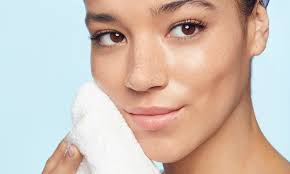
#> input picture skin_detection.jpeg.jpeg, 290 x 174 px, found by its file name
$ jupyter execute --allow-errors Skin_detection.ipynb
#> lines starting #> are read from the running program, lines starting #| are printed output that depends on the picture; after the words box and inside, x2 and y2 are one past the last pixel; in counts of white or black regions, pixels touching at a corner belong together
Skin detection is an application which detects skin part from images.The application basically creates a mask for the range of skin color which is then inputed in the 'bitwise And' function withthe original image.

[cell 1]
# This Python 3 environment comes with many helpful analytics libraries installed
# It is defined by the kaggle/python docker image: https://github.com/kaggle/docker-python
# For example, here's several helpful packages to load in
import imutils
import numpy as np # linear algebra
import pandas as pd # data processing, CSV file I/O (e.g. pd.read_csv)
import cv2 #For image processing
# Input data files are available in the "../input/" directory.
# For example, running this (by clicking run or pressing Shift+Enter) will list the files in the input directory
import matplotlib.pyplot as plt
import os
#> (the rest of this cell did not finish here and is left out)

[cell 2]
# Upper and lower range of HSV All the pixels within this range are considered
lower=np.array([0,48,80],dtype="uint8")
upper=np.array([20,255,255],dtype="uint8")

[cell 3]
source=cv2.imread("../input/skin-detect/skin_detection.jpeg.jpeg")
#> source is the input picture: shape (174, 290, 3); mean B, G, R 181.3, 192.4, 209.6
# Images are read by opencv in BGR format cvtcolor is used to convrt it in RGB
source=cv2.cvtColor(source,cv2.COLOR_BGR2RGB)
plt.imshow(source)
plt.show()
print("SOURCE")

[cell 4]
# Resizing the frame, converting RGB(Red,Green,Blue) to HSV(Hue,Saturation,Value).The HSV
# model describes colors similarly to how the human eye tends to perceive color.RGB defines
# color in terms of a combination of primary colors, where as, HSV describes color using more
# familiar comparisons such as color, vibrancy and brightness.inrange function is applid to image
# with range the pixels within the range are non black and everything else is black.
frame=imutils.resize(source,width=400)
hsv=cv2.cvtColor(frame,cv2.COLOR_RGB2HSV)
#> hsv: shape (240, 400, 3); mean H, S, V 45.1, 64.8, 222
skinmask=cv2.inRange(hsv,lower,upper)
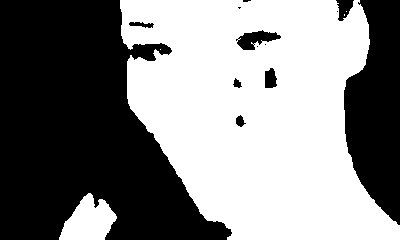
#> skinmask: shape (240, 400); 52% white; 13 black regions (5 under 20 px), largest, box (x1, y1, x2, y2) and area: (0, 0, 232, 240) 35855, (344, 0, 400, 225) 9082, (236, 30, 281, 50) 473
plt.imshow(skinmask)
plt.show()
print("SKIN MASK")

[cell 5]
# getStructuringElement provides an kernel(filter) of 11x11 which is used in erode and dilate function.
# erode basically removes foreground boundaries from images,The kernel slides through the image (as in 2D convolution). A pixel in the original imagee
# (either 1 or 0) will be considered 1 only if all the pixels under the kernel is 1, otherwise it is eroded (made to zero).
# Dilate as the name suggest increases the white portion of mask.
# more information:"https://docs.opencv.org/3.0-beta/doc/py_tutorials/py_imgproc/py_morphological_ops/py_morphological_ops.html"
kernel=cv2.getStructuringElement(cv2.MORPH_ELLIPSE,(11,11))
erode=cv2.erode(skinmask,kernel,iterations=2)
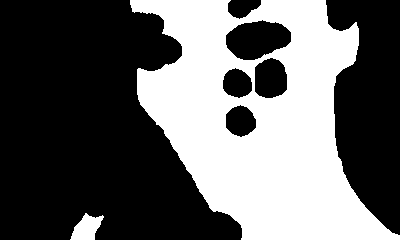
#> erode: shape (240, 400); 38.7% white; 2 white regions, box (x1, y1, x2, y2) and area: (130, 0, 400, 240) 36631, (70, 213, 104, 240) 554
dilate=cv2.dilate(skinmask,kernel,iterations=2)
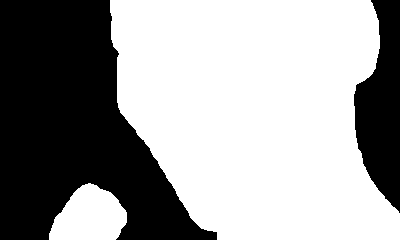
#> dilate: shape (240, 400); 61% white; 2 black regions, box (x1, y1, x2, y2) and area: (0, 0, 217, 240) 30922, (354, 0, 400, 213) 6499

[cell 6]
# Image blurring is achieved by convolving the image with a low-pass filter kernel. It is useful for removing noise.
# It actually removes high frequency content (e.g: noise, edges) from the image resulting in edges being blurred
# Gaussian blur is gaussian filter which is convolved over the image
skinmask=cv2.GaussianBlur(skinmask,(3,3),0)
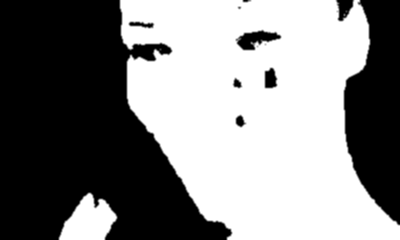
#> skinmask: shape (240, 400); min 0, max 255, mean 132.6
skin=cv2.bitwise_and(frame,frame,mask=skinmask)
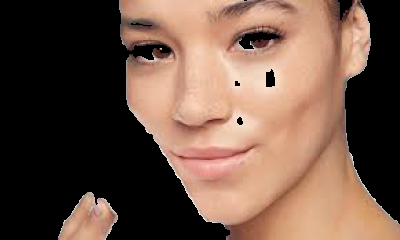
#> skin: shape (240, 400, 3); mean R, G, B 110, 83.7, 69.8
